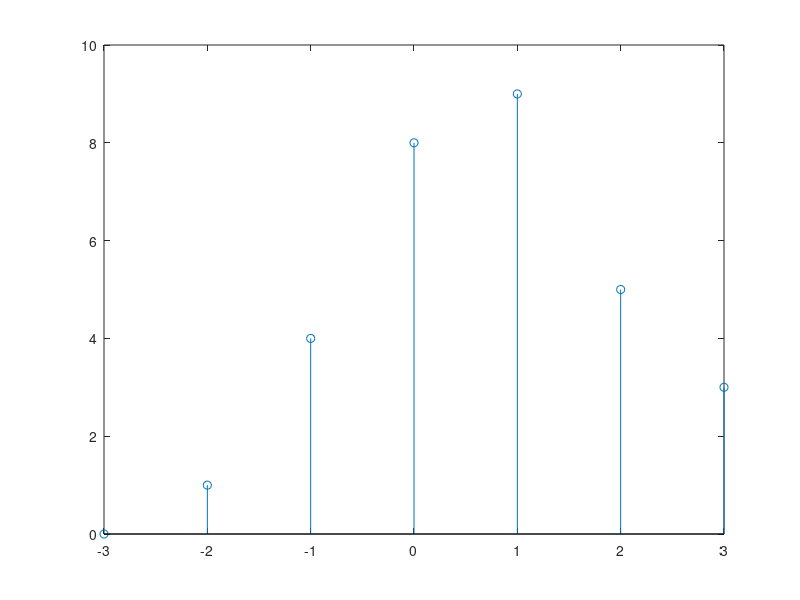

Source code (MATLAB):
clc;
clear all;
close all;

%x = input('Enter the value of x');
%h = input('Enter the value of h');
%input formet = [1 2 3 4 5];

x = [0 1 2 3];
y = [1 1 2 1];
yNeg = fliplr(y);

z = [];
for i = 1:length(x)
    xyNeg = yNeg.*x(i);
    z = [z; xyNeg];
end

[row, col] = size(z);
ans = zeros(1,row+col-1);

for i = 1:row
    for j = 1:col
        ans(i+j-1) = ans(i+j-1)+z(i,j);
    end
end

n = -(length(y)-1):length(x)-1;
disp(ans);
stem(n,ans);

